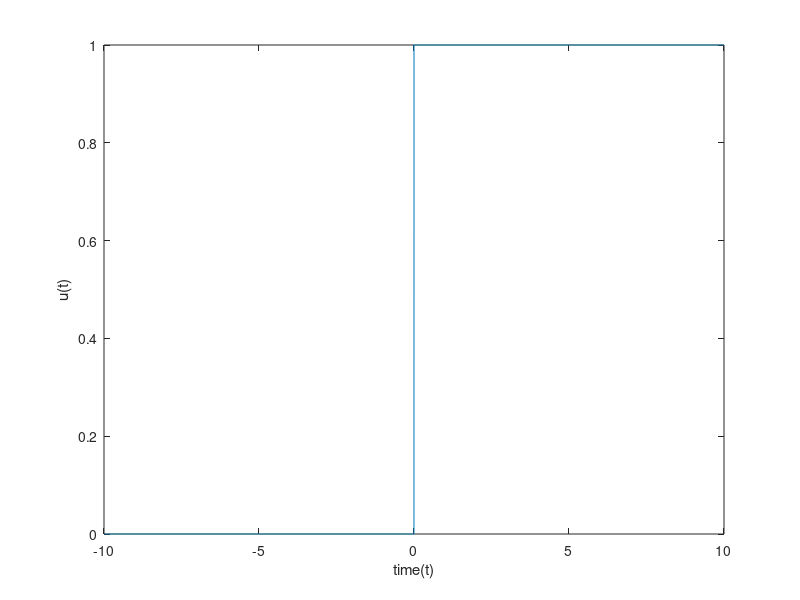

Recreate this plot in MATLAB.
clc 
clear
close all

%%
delt=0.001;
N=10;
t=-N:delt:N;
ut=zeros(size(t));
ut(t>=0)=1;
plot(t,ut);
xlabel('time(t)');
ylabel('u(t)');